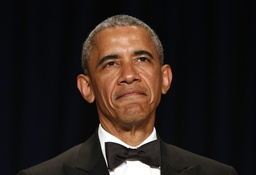
#> input picture ImageProcessing/obama.jpg, 256 x 175 px, shrunk from 3500 x 2387 before the run, found by its file name
$ jupyter execute Laba4.ipynb
#> lines starting #> are read from the running program, lines starting #| are printed output that depends on the picture; after the words box and inside, x2 and y2 are one past the last pixel; in counts of white or black regions, pixels touching at a corner belong together; long printed decimals are rounded
#> further down, obama_no_noise_image is the input picture: shape (175, 256, 3); mean B, G, R 28.4, 32.4, 41.8
[cell 1]
import cv2
import numpy as np
import random

[cell 2]
def make_noise(image, prob):
    r, g, b = cv2.split(image)
    def make_noise_channel(channel):
        channel_prob = prob / image.shape[2]
        result_channel = channel.copy()
        for i in range(channel.shape[0]):
            for j in range(channel.shape[1]):
                rand = np.random.randint(0, 101)
                if rand <= channel_prob:
                    result_channel[i, j] = np.random.randint(0, 256)

        return result_channel

    result_r = make_noise_channel(r)
    result_g = make_noise_channel(g)
    result_b = make_noise_channel(b)

    result = cv2.merge((result_r, result_g, result_b))

    return result

def convol_image(image, mask):
    offset_x = int(mask.shape[0] / 2)
    offset_y = int(mask.shape[1] / 2)
    def conv_elem(i, j):
        result = 0
        for k in range(mask.shape[0]):
            for l in range(mask.shape[1]):
                result += image[i - offset_x + k, j - offset_y + l] * mask[k, l]
        return result
    result = np.zeros(image.shape)
    for i in range(offset_x, result.shape[0] - offset_x):
        for j in range(offset_y, result.shape[1] - offset_y):
            result[i, j] = conv_elem(i, j)
    return result

def corr(A, B, k, l):
    rows = A.shape[0]
    cols = A.shape[1]
    result = None
    if k < 0 and l < 0:
        return np.sum(np.sum(A[0:rows - abs(k), 0:cols - abs(l)] * B[abs(k):rows, abs(l):cols])) / (
                (rows - 1) * (cols - 1))

    elif k < 0 and l >= 0:
        return np.sum(np.sum(A[0:rows - abs(k), l:cols] * B[abs(k):rows, 0:cols - l])) / ((rows - 1) * (cols - 1))

    elif k >= 0 and l < 0:
        return np.sum(np.sum(A[k:rows, 0:cols - abs(l)] * B[0:rows - k, abs(l):cols])) / ((rows - 1) * (cols - 1))

    return np.sum(np.sum(A[k:rows, l:cols] * B[0:rows - k, 0:cols - l])) / ((rows - 1) * (cols - 1))

def get_b(image, image_noise, D):
    b = np.zeros(len(D) ** 2)
    i = 0

    for k in D:
        for l in D:
            b[i] = corr(image, image_noise, -k, -l)
            i += 1
    return b

def get_A(image, D):
    size = len(D) ** 2
    result = np.zeros((size, size))

    i = 0
    j = 0

    for k in D:
        for l in D:
            for n in D:
                for m in D:
                    result[i, j] = corr(image, image, k - n, l - m)
                    j += 1
            i += 1
            j = 0
    return result

def get_x(A, b):
    return np.linalg.solve(A, b).reshape(int(np.sqrt(b.shape)), int(np.sqrt(b.shape)))

def filter_image(image, image_noise, D, suffix):
#> called with suffix = 'obama_no_noise'
    r, g, b = cv2.split(image)
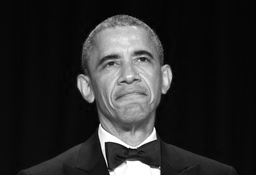
#> b: shape (175, 256); min 0, max 255, mean 41.8

    file = suffix

    image_noise_r, image_noise_g, image_noise_b = cv2.split(image_noise)

    cv2.imwrite(path + file + '_noise.jpg', image_noise)
    cv2.imwrite(path + file + '_r.jpg', r)
    cv2.imwrite(path + file + '_g.jpg', g)
    cv2.imwrite(path + file + '_b.jpg', b)
    cv2.imwrite(path + file + '_r_noise.jpg', image_noise_r)
    cv2.imwrite(path + file + '_g_noise.jpg', image_noise_g)
    cv2.imwrite(path + file + '_b_noise.jpg', image_noise_b)

    A_r = get_A(r, D)
#> after the loop in get_A, `for k in D:`: i = 9
    A_g = get_A(g, D)
    A_b = get_A(b, D)

    b_r = get_b(r, r, D)
#> after the loop in get_b, `for k in D:`: b = [118.5, 118.5, 118.1, 118.6, 118.7, 118.3, 119.2, 119.2, 118.7]; i = 9
#> b_r has the same summary as b in get_b
    b_g = get_b(g, g, D)
#> b_g = [92.38, 92.77, 93.16, 92.7, 92.74, 93.46, 92.77, 93.49, 93.29]
    b_b = get_b(b, b, D)
#> b_b = [83.82, 83.75, 84.11, 83.89, 84.3, 84.61, 83.7, 83.99, 84.37]

    x_r = get_x(A_r, b_r)
#> x_r = [[0.21, 0.128, 0.278], [0.192, 0.0921, 0.194], [-0.0435, -0.0763, 0.0316]]
    x_g = get_x(A_g, b_g)
#> x_g = [[0.302, 0.185, 0.0321], [0.238, 0.179, -0.0255], [0.159, -0.00817, -0.0649]]
    x_b = get_x(A_b, b_b)
#> x_b = [[0.203, 0.192, 0.0449], [0.189, 0.0892, -0.059], [0.212, 0.136, -0.00738]]

    result_r = convol_image(r, x_r)
    result_g = convol_image(g, x_g)
    result_b = convol_image(b, x_b)

    cv2.imwrite(path + file + '_filter_r.jpg', result_r)
    cv2.imwrite(path + file + '_filter_g.jpg', result_g)
    cv2.imwrite(path + file + '_filter_b.jpg', result_b)

    result = cv2.merge((result_r, result_g, result_b))
#> result: shape (175, 256, 3) float64

    cv2.imwrite(path + file + '_filter.jpg', result)

    return result

def get_error(image, filtered_image):
    difference = (image - filtered_image) ** 2

    return (np.sum(difference) / (image.shape[0] * image.shape[1])) ** 0.5

[cell 3]
path = '/home/sergei/'
D = [-3, -2, -1]

# Протестировать фильтрацию на изображении из пункта 1, осуществив КИХ-фильтрацию с использованием маски, вычисленной на основе методики, описанной в пунктах 3-5.

[cell 4]
obama_no_noise_image = cv2.imread(path + 'obama.jpg')

obama_no_noise_filtered_image = filter_image(obama_no_noise_image, obama_no_noise_image, D, 'obama_no_noise')

# Повторить пункт 6 для того же изображения, предварительно зашумив его с вероятностью искажения p.

[cell 5]
obama_noise_image = cv2.imread(path + 'obama.jpg')
obama_noise_image_noise = make_noise(obama_noise_image, 9)
#> after the loop in make_noise_channel, `for i in range(channel.shape[0]):`: result_channel: shape (175, 256); min 0, max 255, mean 32.3
#> after the loop in make_noise_channel (call 2), `for i in range(channel.shape[0]):`: result_channel: shape (175, 256); min 0, max 255, mean 36.2
#> after the loop in make_noise_channel (call 3), `for i in range(channel.shape[0]):`: result_channel: shape (175, 256); 4.09% of pixels changed, all inside (x1, y1, x2, y2) = (0, 0, 256, 175)

obama_noise_filtered_image = filter_image(obama_noise_image, obama_noise_image_noise, D, 'obama_noise')

# Осуществить зашумление тестовых изображений из пункта 2 с вероятностью искажения пикселя . Осуществить КИХ фильтрацию изображений

[cell 6]
lukashenko_image = cv2.imread(path + 'lukashenko.jpg')
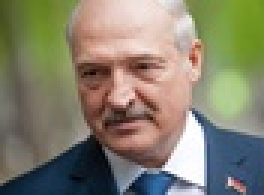
#> input picture ImageProcessing/lukashenko.jpg, 88 x 65 px, shrunk from 1200 x 890 before the run, found by its file name (shown 3 times larger)
#> lukashenko_image is the input picture: shape (65, 88, 3); mean B, G, R 110.2, 129.2, 133.3
lukashenko_image_noise = make_noise(lukashenko_image, 9)
#> after the loop in make_noise_channel (call 4), `for i in range(channel.shape[0]):`: result_channel: shape (65, 88); min 0, max 255, mean 110.7
#> after the loop in make_noise_channel (call 5), `for i in range(channel.shape[0]):`:
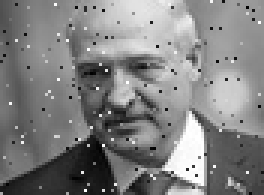
#> result_channel: shape (65, 88) (shown 3 times larger); min 0, max 255, mean 129
#> after the loop in make_noise_channel (call 6), `for i in range(channel.shape[0]):`:
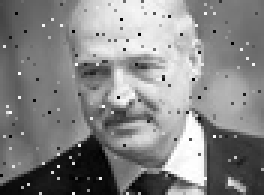
#> result_channel: shape (65, 88) (shown 3 times larger); min 0, max 255, mean 133.2

lukashenko_filtered_image = filter_image(lukashenko_image, lukashenko_image_noise, D, 'lukashenko')
#> call 3 of filter_image, with suffix = 'lukashenko'
#> after the loop in convol_image (call 8), `for i in range(offset_x, result.shape[0] - offset_x):`:
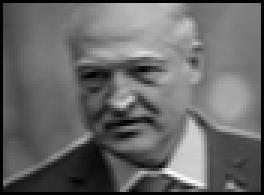
#> result: shape (65, 88) float64 (shown 3 times larger); min -4.21, max 309.7, mean 123.8; drawn with min black and max white
#> in filter_image (call 3), `cv2.imwrite(path + file + '_filter_r.jpg', result_r)`:
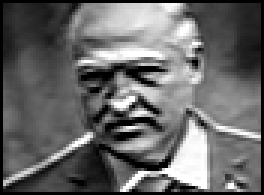
#> saved as lukashenko_filter_r.jpg: shape (65, 88) (shown 3 times larger); min 0, max 255, mean 103.6

[cell 7]
bicycle_image = cv2.imread(path + 'bicycle.jpg')
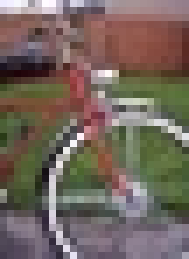
#> input picture ImageProcessing/bicycle.jpg, 27 x 37 px, shrunk from 375 x 500 before the run, found by its file name (shown 7 times larger)
#> bicycle_image is the input picture: shape (37, 27, 3); mean B, G, R 92.8, 102, 115.4
bicycle_image_noise = make_noise(bicycle_image, 9)
#> after the loop in make_noise_channel (call 7), `for i in range(channel.shape[0]):`: result_channel: shape (37, 27); min 8, max 255, mean 94.2
#> after the loop in make_noise_channel (call 8), `for i in range(channel.shape[0]):`:
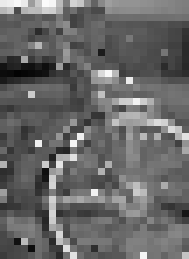
#> result_channel: shape (37, 27) (shown 7 times larger); min 3, max 251, mean 103.3
#> after the loop in make_noise_channel (call 9), `for i in range(channel.shape[0]):`:
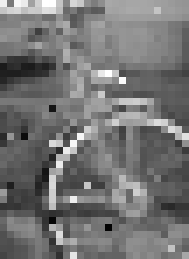
#> result_channel: shape (37, 27) (shown 7 times larger); min 3, max 255, mean 115.5

bicycle_filtered_image = filter_image(bicycle_image, bicycle_image_noise, D, 'bicycle')
#> call 4 of filter_image, with suffix = 'bicycle'
#> in filter_image (call 4), `cv2.imwrite(path + file + '_filter.jpg', result)`:
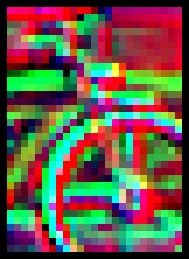
#> saved as bicycle_filter.jpg: shape (37, 27, 3) (shown 7 times larger); mean B, G, R 71, 87.4, 101.2

# Вычислить ошибку восстановления сигнала для всех трёх изображений

[cell 8]
print('Error for obama no noise {}'.format(get_error(obama_no_noise_image, obama_no_noise_filtered_image)))
#| Error for obama no noise 21.627

[cell 9]
print('Error for obama noise {}'.format(get_error(obama_noise_image, obama_noise_filtered_image)))
#| Error for obama noise 21.627

[cell 10]
print('Error for lukashenko {}'.format(get_error(lukashenko_image, lukashenko_filtered_image)))
#| Error for lukashenko 72.381

[cell 11]
print('Error for bicycle {}'.format(get_error(bicycle_image, bicycle_filtered_image)))
#| Error for bicycle 244.183
